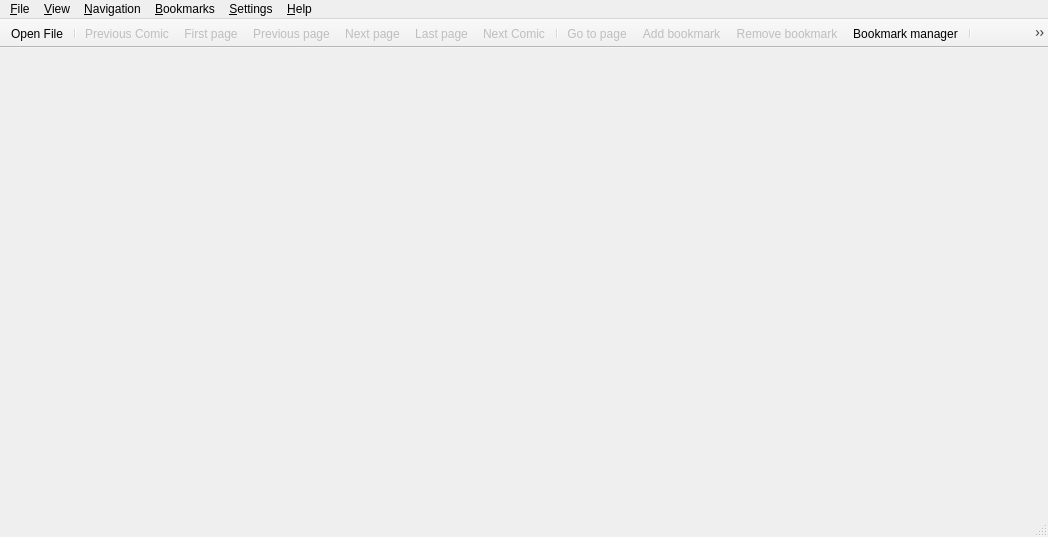
<?xml version="1.0" encoding="UTF-8"?>
<ui version="4.0">
 <author>Michell Stuttgart</author>
 <class>MainWindowView</class>
 <widget class="QMainWindow" name="MainWindowView">
  <property name="windowModality">
   <enum>Qt::WindowModality::NonModal</enum>
  </property>
  <property name="geometry">
   <rect>
    <x>0</x>
    <y>0</y>
    <width>1048</width>
    <height>537</height>
   </rect>
  </property>
  <property name="sizePolicy">
   <sizepolicy hsizetype="Expanding" vsizetype="Expanding">
    <horstretch>0</horstretch>
    <verstretch>0</verstretch>
   </sizepolicy>
  </property>
  <property name="baseSize">
   <size>
    <width>0</width>
    <height>3</height>
   </size>
  </property>
  <property name="focusPolicy">
   <enum>Qt::FocusPolicy::WheelFocus</enum>
  </property>
  <property name="windowTitle">
   <string>Pynocchio</string>
  </property>
  <property name="windowIcon">
   <iconset>
    <normaloff>:/others/pynocchio.png</normaloff>:/others/pynocchio.png</iconset>
  </property>
  <property name="accessibleName">
   <string>Pynocchio</string>
  </property>
  <property name="accessibleDescription">
   <string>The Best Comic Reader</string>
  </property>
  <property name="iconSize">
   <size>
    <width>22</width>
    <height>22</height>
   </size>
  </property>
  <property name="toolButtonStyle">
   <enum>Qt::ToolButtonStyle::ToolButtonIconOnly</enum>
  </property>
  <property name="animated">
   <bool>true</bool>
  </property>
  <property name="documentMode">
   <bool>false</bool>
  </property>
  <property name="tabShape">
   <enum>QTabWidget::TabShape::Rounded</enum>
  </property>
  <property name="dockNestingEnabled">
   <bool>false</bool>
  </property>
  <property name="unifiedTitleAndToolBarOnMac">
   <bool>true</bool>
  </property>
  <widget class="QMenu" name="menu_context">
   <property name="enabled">
    <bool>true</bool>
   </property>
   <property name="title">
    <string/>
   </property>
   <addaction name="action_go_to_page"/>
   <addaction name="separator"/>
   <addaction name="action_rotate_left"/>
   <addaction name="action_rotate_right"/>
   <addaction name="separator"/>
   <addaction name="action_page_fit"/>
   <addaction name="action_original_fit"/>
   <addaction name="action_vertical_fit"/>
   <addaction name="action_horizontal_fit"/>
   <addaction name="action_best_fit"/>
   <addaction name="separator"/>
   <addaction name="action_fullscreen"/>
  </widget>
  <widget class="QMenuBar" name="menubar">
   <property name="geometry">
    <rect>
     <x>0</x>
     <y>0</y>
     <width>1048</width>
     <height>20</height>
    </rect>
   </property>
   <property name="sizePolicy">
    <sizepolicy hsizetype="Fixed" vsizetype="Fixed">
     <horstretch>0</horstretch>
     <verstretch>0</verstretch>
    </sizepolicy>
   </property>
   <property name="acceptDrops">
    <bool>false</bool>
   </property>
   <property name="autoFillBackground">
    <bool>false</bool>
   </property>
   <property name="defaultUp">
    <bool>false</bool>
   </property>
   <widget class="QMenu" name="menu_file">
    <property name="title">
     <string>&amp;File</string>
    </property>
    <widget class="QMenu" name="menu_recent_files">
     <property name="enabled">
      <bool>true</bool>
     </property>
     <property name="tearOffEnabled">
      <bool>false</bool>
     </property>
     <property name="title">
      <string>&amp;Recent files</string>
     </property>
     <property name="separatorsCollapsible">
      <bool>false</bool>
     </property>
     <addaction name="actionRecent_file_1"/>
     <addaction name="actionRecent_file_2"/>
     <addaction name="actionRecent_file_3"/>
     <addaction name="actionRecent_file_4"/>
     <addaction name="actionRecent_file_5"/>
     <addaction name="actionRecent_file_6"/>
     <addaction name="actionRecent_file_7"/>
     <addaction name="actionRecent_file_8"/>
     <addaction name="actionRecent_file_9"/>
     <addaction name="actionRecent_file_10"/>
    </widget>
    <addaction name="action_open_file"/>
    <addaction name="menu_recent_files"/>
    <addaction name="separator"/>
    <addaction name="action_save_image"/>
    <addaction name="separator"/>
    <addaction name="action_exit"/>
   </widget>
   <widget class="QMenu" name="menu_view">
    <property name="title">
     <string>&amp;View</string>
    </property>
    <addaction name="action_fullscreen"/>
    <addaction name="separator"/>
    <addaction name="action_page_fit"/>
    <addaction name="action_original_fit"/>
    <addaction name="action_vertical_fit"/>
    <addaction name="action_horizontal_fit"/>
    <addaction name="action_best_fit"/>
    <addaction name="separator"/>
    <addaction name="action_rotate_left"/>
    <addaction name="action_rotate_right"/>
    <addaction name="separator"/>
    <addaction name="action_double_page_mode"/>
    <addaction name="action_manga_mode"/>
   </widget>
   <widget class="QMenu" name="menu_navigation">
    <property name="acceptDrops">
     <bool>false</bool>
    </property>
    <property name="tearOffEnabled">
     <bool>false</bool>
    </property>
    <property name="title">
     <string>&amp;Navigation</string>
    </property>
    <addaction name="action_next_page"/>
    <addaction name="action_previous_page"/>
    <addaction name="separator"/>
    <addaction name="action_first_page"/>
    <addaction name="action_last_page"/>
    <addaction name="separator"/>
    <addaction name="action_go_to_page"/>
    <addaction name="separator"/>
    <addaction name="action_next_comic"/>
    <addaction name="action_previous_comic"/>
   </widget>
   <widget class="QMenu" name="menu_help">
    <property name="title">
     <string>&amp;Help</string>
    </property>
    <addaction name="action_about"/>
    <addaction name="action_about_qt"/>
   </widget>
   <widget class="QMenu" name="menu_settings">
    <property name="title">
     <string>&amp;Settings</string>
    </property>
    <addaction name="action_show_toolbar"/>
    <addaction name="action_show_statusbar"/>
    <addaction name="action_show_thumbnails"/>
    <addaction name="action_shrink_only"/>
    <addaction name="action_page_across_files"/>
    <addaction name="action_dark_style"/>
    <addaction name="separator"/>
    <addaction name="action_preference_dialog"/>
   </widget>
   <widget class="QMenu" name="menu_bookmarks">
    <property name="tearOffEnabled">
     <bool>false</bool>
    </property>
    <property name="title">
     <string>&amp;Bookmarks</string>
    </property>
    <property name="separatorsCollapsible">
     <bool>true</bool>
    </property>
    <widget class="QMenu" name="menu_recent_bookmarks">
     <property name="title">
      <string>R&amp;ecent bookmarks</string>
     </property>
     <addaction name="actionRecent_bookmark_1"/>
     <addaction name="actionRecent_bookmark_2"/>
     <addaction name="actionRecent_bookmark_3"/>
     <addaction name="actionRecent_bookmark_4"/>
     <addaction name="actionRecent_bookmark_5"/>
    </widget>
    <addaction name="action_add_bookmark"/>
    <addaction name="action_remove_bookmark"/>
    <addaction name="separator"/>
    <addaction name="action_bookmark_manager"/>
    <addaction name="menu_recent_bookmarks"/>
   </widget>
   <addaction name="menu_file"/>
   <addaction name="menu_view"/>
   <addaction name="menu_navigation"/>
   <addaction name="menu_bookmarks"/>
   <addaction name="menu_settings"/>
   <addaction name="menu_help"/>
  </widget>
  <widget class="QToolBar" name="toolbar">
   <property name="enabled">
    <bool>true</bool>
   </property>
   <property name="sizePolicy">
    <sizepolicy hsizetype="Maximum" vsizetype="Maximum">
     <horstretch>0</horstretch>
     <verstretch>0</verstretch>
    </sizepolicy>
   </property>
   <property name="focusPolicy">
    <enum>Qt::FocusPolicy::ClickFocus</enum>
   </property>
   <property name="acceptDrops">
    <bool>true</bool>
   </property>
   <property name="windowTitle">
    <string>toolbar</string>
   </property>
   <property name="autoFillBackground">
    <bool>false</bool>
   </property>
   <property name="movable">
    <bool>false</bool>
   </property>
   <property name="toolButtonStyle">
    <enum>Qt::ToolButtonStyle::ToolButtonIconOnly</enum>
   </property>
   <property name="floatable">
    <bool>false</bool>
   </property>
   <attribute name="toolBarArea">
    <enum>TopToolBarArea</enum>
   </attribute>
   <attribute name="toolBarBreak">
    <bool>false</bool>
   </attribute>
   <addaction name="action_open_file"/>
   <addaction name="separator"/>
   <addaction name="action_previous_comic"/>
   <addaction name="action_first_page"/>
   <addaction name="action_previous_page"/>
   <addaction name="action_next_page"/>
   <addaction name="action_last_page"/>
   <addaction name="action_next_comic"/>
   <addaction name="separator"/>
   <addaction name="action_go_to_page"/>
   <addaction name="action_add_bookmark"/>
   <addaction name="action_remove_bookmark"/>
   <addaction name="action_bookmark_manager"/>
   <addaction name="separator"/>
   <addaction name="action_rotate_left"/>
   <addaction name="action_rotate_right"/>
   <addaction name="separator"/>
   <addaction name="action_page_fit"/>
   <addaction name="action_original_fit"/>
   <addaction name="action_vertical_fit"/>
   <addaction name="action_horizontal_fit"/>
   <addaction name="action_best_fit"/>
   <addaction name="separator"/>
   <addaction name="action_fullscreen"/>
   <addaction name="separator"/>
   <addaction name="action_double_page_mode"/>
   <addaction name="separator"/>
   <addaction name="action_exit"/>
  </widget>
  <widget class="StatusBar" name="statusbar"/>
  <action name="action_about">
   <property name="icon">
    <iconset>
     <normaloff>:/icons/icons/help-info.png</normaloff>:/icons/icons/help-info.png</iconset>
   </property>
   <property name="text">
    <string>&amp;About Pynocchio</string>
   </property>
  </action>
  <action name="action_about_qt">
   <property name="text">
    <string>About &amp;Qt</string>
   </property>
  </action>
  <action name="action_exit">
   <property name="icon">
    <iconset>
     <normaloff>:/icons/icons/system-shutdown.png</normaloff>:/icons/icons/system-shutdown.png</iconset>
   </property>
   <property name="text">
    <string>&amp;Exit</string>
   </property>
   <property name="shortcut">
    <string>Ctrl+Q</string>
   </property>
  </action>
  <action name="action_next_page">
   <property name="enabled">
    <bool>false</bool>
   </property>
   <property name="icon">
    <iconset>
     <normaloff>:/icons/icons/go-next.png</normaloff>:/icons/icons/go-next.png</iconset>
   </property>
   <property name="text">
    <string>&amp;Next page</string>
   </property>
   <property name="shortcut">
    <string>Right</string>
   </property>
   <property name="shortcutContext">
    <enum>Qt::ShortcutContext::WindowShortcut</enum>
   </property>
   <property name="visible">
    <bool>true</bool>
   </property>
   <property name="priority">
    <enum>QAction::Priority::HighPriority</enum>
   </property>
  </action>
  <action name="action_previous_page">
   <property name="enabled">
    <bool>false</bool>
   </property>
   <property name="icon">
    <iconset>
     <normaloff>:/icons/icons/go-previous.png</normaloff>:/icons/icons/go-previous.png</iconset>
   </property>
   <property name="text">
    <string>&amp;Previous page</string>
   </property>
   <property name="shortcut">
    <string>Left</string>
   </property>
   <property name="shortcutContext">
    <enum>Qt::ShortcutContext::WindowShortcut</enum>
   </property>
   <property name="visible">
    <bool>true</bool>
   </property>
  </action>
  <action name="action_first_page">
   <property name="enabled">
    <bool>false</bool>
   </property>
   <property name="icon">
    <iconset>
     <normaloff>:/icons/icons/go-first.png</normaloff>:/icons/icons/go-first.png</iconset>
   </property>
   <property name="text">
    <string>&amp;First page</string>
   </property>
   <property name="shortcut">
    <string>Ctrl+Left</string>
   </property>
   <property name="shortcutContext">
    <enum>Qt::ShortcutContext::WindowShortcut</enum>
   </property>
  </action>
  <action name="action_last_page">
   <property name="enabled">
    <bool>false</bool>
   </property>
   <property name="icon">
    <iconset>
     <normaloff>:/icons/icons/go-last.png</normaloff>:/icons/icons/go-last.png</iconset>
   </property>
   <property name="text">
    <string>&amp;Last page</string>
   </property>
   <property name="shortcut">
    <string>Ctrl+Right</string>
   </property>
   <property name="shortcutContext">
    <enum>Qt::ShortcutContext::WindowShortcut</enum>
   </property>
  </action>
  <action name="action_rotate_left">
   <property name="checkable">
    <bool>false</bool>
   </property>
   <property name="enabled">
    <bool>false</bool>
   </property>
   <property name="icon">
    <iconset>
     <normaloff>:/icons/icons/object-rotate-left.png</normaloff>:/icons/icons/object-rotate-left.png</iconset>
   </property>
   <property name="text">
    <string>&amp;Rotate left</string>
   </property>
   <property name="shortcut">
    <string>Ctrl+Shift+R</string>
   </property>
   <property name="shortcutContext">
    <enum>Qt::ShortcutContext::WidgetShortcut</enum>
   </property>
  </action>
  <action name="action_rotate_right">
   <property name="enabled">
    <bool>false</bool>
   </property>
   <property name="icon">
    <iconset>
     <normaloff>:/icons/icons/object-rotate-right.png</normaloff>:/icons/icons/object-rotate-right.png</iconset>
   </property>
   <property name="text">
    <string>Rotat&amp;e right</string>
   </property>
   <property name="shortcut">
    <string>Ctrl+R</string>
   </property>
   <property name="shortcutContext">
    <enum>Qt::ShortcutContext::WidgetShortcut</enum>
   </property>
  </action>
  <action name="action_horizontal_fit">
   <property name="checkable">
    <bool>true</bool>
   </property>
   <property name="checked">
    <bool>false</bool>
   </property>
   <property name="enabled">
    <bool>false</bool>
   </property>
   <property name="icon">
    <iconset>
     <normaloff>:/icons/icons/horizontal-fit.png</normaloff>:/icons/icons/horizontal-fit.png</iconset>
   </property>
   <property name="text">
    <string>&amp;Horizontal fit</string>
   </property>
   <property name="shortcut">
    <string>Ctrl+K</string>
   </property>
   <property name="visible">
    <bool>true</bool>
   </property>
  </action>
  <action name="action_fullscreen">
   <property name="checkable">
    <bool>false</bool>
   </property>
   <property name="enabled">
    <bool>false</bool>
   </property>
   <property name="icon">
    <iconset>
     <normaloff>:/icons/icons/fullscreen.png</normaloff>:/icons/icons/fullscreen.png</iconset>
   </property>
   <property name="text">
    <string>&amp;Fullscreen</string>
   </property>
   <property name="shortcut">
    <string>F</string>
   </property>
   <property name="shortcutContext">
    <enum>Qt::ShortcutContext::WidgetShortcut</enum>
   </property>
   <property name="iconVisibleInMenu">
    <bool>true</bool>
   </property>
  </action>
  <action name="action_go_to_page">
   <property name="enabled">
    <bool>false</bool>
   </property>
   <property name="icon">
    <iconset>
     <normaloff>:/icons/icons/edit-find.png</normaloff>:/icons/icons/edit-find.png</iconset>
   </property>
   <property name="text">
    <string>&amp;Go to page</string>
   </property>
   <property name="shortcut">
    <string>Ctrl+G</string>
   </property>
  </action>
  <action name="action_original_fit">
   <property name="checkable">
    <bool>true</bool>
   </property>
   <property name="checked">
    <bool>true</bool>
   </property>
   <property name="enabled">
    <bool>false</bool>
   </property>
   <property name="icon">
    <iconset>
     <normaloff>:/icons/icons/original-fit.png</normaloff>:/icons/icons/original-fit.png</iconset>
   </property>
   <property name="text">
    <string>&amp;Original fit</string>
   </property>
   <property name="shortcut">
    <string>Ctrl+H</string>
   </property>
   <property name="shortcutContext">
    <enum>Qt::ShortcutContext::ApplicationShortcut</enum>
   </property>
   <property name="visible">
    <bool>true</bool>
   </property>
  </action>
  <action name="action_show_statusbar">
   <property name="checkable">
    <bool>true</bool>
   </property>
   <property name="checked">
    <bool>true</bool>
   </property>
   <property name="text">
    <string>S&amp;how statusbar</string>
   </property>
  </action>
  <action name="action_add_bookmark">
   <property name="enabled">
    <bool>false</bool>
   </property>
   <property name="icon">
    <iconset>
     <normaloff>:/icons/icons/bookmark-new.png</normaloff>:/icons/icons/bookmark-new.png</iconset>
   </property>
   <property name="text">
    <string>&amp;Add bookmark</string>
   </property>
   <property name="visible">
    <bool>true</bool>
   </property>
  </action>
  <action name="action_remove_bookmark">
   <property name="enabled">
    <bool>false</bool>
   </property>
   <property name="icon">
    <iconset>
     <normaloff>:/icons/icons/edit-delete.png</normaloff>:/icons/icons/edit-delete.png</iconset>
   </property>
   <property name="text">
    <string>&amp;Remove bookmark</string>
   </property>
   <property name="visible">
    <bool>false</bool>
   </property>
   <property name="iconVisibleInMenu">
    <bool>true</bool>
   </property>
  </action>
  <action name="action_bookmark_manager">
   <property name="enabled">
    <bool>true</bool>
   </property>
   <property name="icon">
    <iconset>
     <normaloff>:/icons/icons/system-file-manager2.png</normaloff>:/icons/icons/system-file-manager2.png</iconset>
   </property>
   <property name="text">
    <string>&amp;Bookmark manager</string>
   </property>
  </action>
  <action name="action_open_folder">
   <property name="icon">
    <iconset>
     <normaloff>:/icons/icons/document-open.png</normaloff>:/icons/icons/document-open.png</iconset>
   </property>
   <property name="text">
    <string>Open &amp;Folder</string>
   </property>
   <property name="visible">
    <bool>true</bool>
   </property>
   <property name="menuRole">
    <enum>QAction::MenuRole::TextHeuristicRole</enum>
   </property>
   <property name="iconVisibleInMenu">
    <bool>true</bool>
   </property>
  </action>
  <action name="action_next_comic">
   <property name="enabled">
    <bool>false</bool>
   </property>
   <property name="icon">
    <iconset>
     <normaloff>:/icons/icons/media-skip-forward.png</normaloff>:/icons/icons/media-skip-forward.png</iconset>
   </property>
   <property name="text">
    <string>Next &amp;Comic</string>
   </property>
   <property name="shortcut">
    <string>Ctrl+Shift+Right</string>
   </property>
   <property name="shortcutContext">
    <enum>Qt::ShortcutContext::WindowShortcut</enum>
   </property>
  </action>
  <action name="action_previous_comic">
   <property name="enabled">
    <bool>false</bool>
   </property>
   <property name="icon">
    <iconset>
     <normaloff>:/icons/icons/media-skip-backward.png</normaloff>:/icons/icons/media-skip-backward.png</iconset>
   </property>
   <property name="text">
    <string>P&amp;revious Comic</string>
   </property>
   <property name="shortcut">
    <string>Ctrl+Shift+Left</string>
   </property>
   <property name="shortcutContext">
    <enum>Qt::ShortcutContext::WindowShortcut</enum>
   </property>
  </action>
  <action name="action_preference_dialog">
   <property name="icon">
    <iconset>
     <normaloff>:/icons/elementary3-icon-theme/actions/48/document-properties.svg</normaloff>:/icons/elementary3-icon-theme/actions/48/document-properties.svg</iconset>
   </property>
   <property name="text">
    <string>&amp;Preferences</string>
   </property>
   <property name="visible">
    <bool>false</bool>
   </property>
  </action>
  <action name="action_vertical_fit">
   <property name="checkable">
    <bool>true</bool>
   </property>
   <property name="checked">
    <bool>false</bool>
   </property>
   <property name="enabled">
    <bool>false</bool>
   </property>
   <property name="icon">
    <iconset>
     <normaloff>:/icons/icons/vertical-fit.png</normaloff>:/icons/icons/vertical-fit.png</iconset>
   </property>
   <property name="text">
    <string>&amp;Vertical fit</string>
   </property>
   <property name="shortcut">
    <string>Ctrl+J</string>
   </property>
   <property name="autoRepeat">
    <bool>true</bool>
   </property>
   <property name="visible">
    <bool>true</bool>
   </property>
  </action>
  <action name="action_best_fit">
   <property name="checkable">
    <bool>true</bool>
   </property>
   <property name="checked">
    <bool>false</bool>
   </property>
   <property name="enabled">
    <bool>false</bool>
   </property>
   <property name="icon">
    <iconset>
     <normaloff>:/icons/icons/best-fit.png</normaloff>:/icons/icons/best-fit.png</iconset>
   </property>
   <property name="text">
    <string>&amp;Best fit</string>
   </property>
   <property name="shortcut">
    <string>Ctrl+L</string>
   </property>
   <property name="visible">
    <bool>true</bool>
   </property>
  </action>
  <action name="action_page_fit">
   <property name="checkable">
    <bool>true</bool>
   </property>
   <property name="checked">
    <bool>false</bool>
   </property>
   <property name="enabled">
    <bool>false</bool>
   </property>
   <property name="icon">
    <iconset>
     <normaloff>:/icons/icons/page-fit.png</normaloff>:/icons/icons/page-fit.png</iconset>
   </property>
   <property name="text">
    <string>&amp;Page fit</string>
   </property>
   <property name="shortcut">
    <string>Ctrl+P</string>
   </property>
   <property name="visible">
    <bool>true</bool>
   </property>
  </action>
  <action name="action_save_image">
   <property name="enabled">
    <bool>true</bool>
   </property>
   <property name="text">
    <string>&amp;Save image</string>
   </property>
   <property name="whatsThis">
    <string>Save current image in disk</string>
   </property>
   <property name="shortcut">
    <string>Ctrl+S</string>
   </property>
  </action>
  <action name="action_open_file">
   <property name="icon">
    <iconset>
     <normaloff>:/icons/icons/archive-extract.png</normaloff>:/icons/icons/archive-extract.png</iconset>
   </property>
   <property name="text">
    <string>&amp;Open File</string>
   </property>
   <property name="font">
    <font/>
   </property>
   <property name="shortcut">
    <string>Ctrl+O</string>
   </property>
  </action>
  <action name="actionRecent_file_1">
   <property name="text">
    <string notr="true">&amp;recent_file_1</string>
   </property>
   <property name="iconText">
    <string notr="true">recent_file_1</string>
   </property>
   <property name="toolTip">
    <string notr="true">recent_file_1</string>
   </property>
   <property name="visible">
    <bool>false</bool>
   </property>
  </action>
  <action name="actionRecent_file_2">
   <property name="text">
    <string notr="true">recent_&amp;file_2</string>
   </property>
   <property name="iconText">
    <string notr="true">recent_file_2</string>
   </property>
   <property name="toolTip">
    <string notr="true">recent_file_2</string>
   </property>
   <property name="visible">
    <bool>false</bool>
   </property>
  </action>
  <action name="actionRecent_file_3">
   <property name="text">
    <string notr="true">recent_file_&amp;3</string>
   </property>
   <property name="iconText">
    <string notr="true">recent_file_3</string>
   </property>
   <property name="toolTip">
    <string notr="true">recent_file_3</string>
   </property>
   <property name="visible">
    <bool>false</bool>
   </property>
  </action>
  <action name="actionRecent_file_4">
   <property name="text">
    <string notr="true">recent_file_&amp;4</string>
   </property>
   <property name="iconText">
    <string notr="true">recent_file_4</string>
   </property>
   <property name="toolTip">
    <string notr="true">recent_file_4</string>
   </property>
   <property name="visible">
    <bool>false</bool>
   </property>
  </action>
  <action name="actionRecent_file_5">
   <property name="text">
    <string notr="true">recent_file_&amp;5</string>
   </property>
   <property name="iconText">
    <string notr="true">recent_file_5</string>
   </property>
   <property name="toolTip">
    <string notr="true">recent_file_5</string>
   </property>
   <property name="visible">
    <bool>false</bool>
   </property>
  </action>
  <action name="actionRecent_file_6">
   <property name="text">
    <string notr="true">recent_file_&amp;6</string>
   </property>
   <property name="toolTip">
    <string notr="true">recent_file_6</string>
   </property>
   <property name="visible">
    <bool>false</bool>
   </property>
  </action>
  <action name="actionRecent_file_7">
   <property name="text">
    <string notr="true">recent_file_&amp;7</string>
   </property>
   <property name="iconText">
    <string notr="true">recent_file_7</string>
   </property>
   <property name="toolTip">
    <string notr="true">recent_file_7</string>
   </property>
   <property name="visible">
    <bool>false</bool>
   </property>
  </action>
  <action name="actionRecent_file_8">
   <property name="text">
    <string notr="true">recent_file_&amp;8</string>
   </property>
   <property name="iconText">
    <string notr="true">recent_file_8</string>
   </property>
   <property name="toolTip">
    <string notr="true">recent_file_8</string>
   </property>
   <property name="visible">
    <bool>false</bool>
   </property>
  </action>
  <action name="actionRecent_file_9">
   <property name="text">
    <string notr="true">recent_file_&amp;9</string>
   </property>
   <property name="iconText">
    <string notr="true">recent_file_9</string>
   </property>
   <property name="toolTip">
    <string notr="true">recent_file_9</string>
   </property>
   <property name="visible">
    <bool>false</bool>
   </property>
  </action>
  <action name="actionRecent_file_10">
   <property name="text">
    <string notr="true">recent_file_&amp;10</string>
   </property>
   <property name="iconText">
    <string notr="true">recent_file_10</string>
   </property>
   <property name="toolTip">
    <string notr="true">recent_file_10</string>
   </property>
   <property name="visible">
    <bool>false</bool>
   </property>
  </action>
  <action name="actionRecent_bookmark_1">
   <property name="text">
    <string notr="true">&amp;recent_bookmark_1</string>
   </property>
   <property name="iconText">
    <string notr="true">recent_bookmark_1</string>
   </property>
   <property name="toolTip">
    <string notr="true">recent_bookmark_1</string>
   </property>
   <property name="visible">
    <bool>false</bool>
   </property>
  </action>
  <action name="actionRecent_bookmark_2">
   <property name="text">
    <string notr="true">recent_&amp;bookmark_2</string>
   </property>
   <property name="iconText">
    <string notr="true">recent_bookmark_2</string>
   </property>
   <property name="toolTip">
    <string notr="true">recent_bookmark_2</string>
   </property>
   <property name="visible">
    <bool>false</bool>
   </property>
  </action>
  <action name="actionRecent_bookmark_3">
   <property name="text">
    <string notr="true">recent_bookmark_&amp;3</string>
   </property>
   <property name="iconText">
    <string notr="true">recent_bookmark_3</string>
   </property>
   <property name="toolTip">
    <string notr="true">recent_bookmark_3</string>
   </property>
   <property name="visible">
    <bool>false</bool>
   </property>
  </action>
  <action name="actionRecent_bookmark_4">
   <property name="text">
    <string notr="true">recent_bookmark_&amp;4</string>
   </property>
   <property name="toolTip">
    <string notr="true">recent_bookmark_4</string>
   </property>
   <property name="visible">
    <bool>false</bool>
   </property>
  </action>
  <action name="actionRecent_bookmark_5">
   <property name="text">
    <string notr="true">recent_bookmark_&amp;5</string>
   </property>
   <property name="iconText">
    <string notr="true">recent_bookmark_5</string>
   </property>
   <property name="toolTip">
    <string notr="true">recent_bookmark_5</string>
   </property>
   <property name="visible">
    <bool>false</bool>
   </property>
  </action>
  <action name="action_show_toolbar">
   <property name="checkable">
    <bool>true</bool>
   </property>
   <property name="checked">
    <bool>true</bool>
   </property>
   <property name="text">
    <string>&amp;Show toolbar</string>
   </property>
  </action>
  <action name="action_double_page_mode">
   <property name="checkable">
    <bool>true</bool>
   </property>
   <property name="enabled">
    <bool>false</bool>
   </property>
   <property name="icon">
    <iconset>
     <normaloff>:/icons/icons/distribute-horizontal-margin.png</normaloff>:/icons/icons/distribute-horizontal-margin.png</iconset>
   </property>
   <property name="text">
    <string>&amp;Double Page Mode</string>
   </property>
   <property name="toolTip">
    <string>Enable double page mode</string>
   </property>
   <property name="iconVisibleInMenu">
    <bool>true</bool>
   </property>
  </action>
  <action name="action_manga_mode">
   <property name="checkable">
    <bool>true</bool>
   </property>
   <property name="enabled">
    <bool>false</bool>
   </property>
   <property name="text">
    <string>&amp;Manga Mode</string>
   </property>
  </action>
  <action name="action_page_across_files">
   <property name="checkable">
    <bool>true</bool>
   </property>
   <property name="checked">
    <bool>true</bool>
   </property>
   <property name="text">
    <string>&amp;Page across files</string>
   </property>
  </action>
  <action name="action_show_thumbnails">
   <property name="checkable">
    <bool>true</bool>
   </property>
   <property name="checked">
    <bool>true</bool>
   </property>
   <property name="text">
    <string>Show &amp;thumbnails</string>
   </property>
  </action>
  <action name="action_dark_style">
   <property name="checkable">
    <bool>true</bool>
   </property>
   <property name="checked">
    <bool>true</bool>
   </property>
   <property name="text">
    <string>Force &amp;dark style</string>
   </property>
  </action>
  <action name="action_shrink_only">
   <property name="checkable">
    <bool>true</bool>
   </property>
   <property name="checked">
    <bool>false</bool>
   </property>
   <property name="text">
    <string>Shrink &amp;only</string>
   </property>
  </action>
  <addaction name="action_next_page"/>
  <addaction name="action_previous_page"/>
  <addaction name="action_first_page"/>
  <addaction name="action_last_page"/>
  <addaction name="action_next_comic"/>
  <addaction name="action_previous_comic"/>
  <addaction name="action_go_to_page"/>
  <addaction name="action_page_fit"/>
  <addaction name="action_original_fit"/>
  <addaction name="action_vertical_fit"/>
  <addaction name="action_horizontal_fit"/>
  <addaction name="action_best_fit"/>
  <addaction name="action_rotate_left"/>
  <addaction name="action_rotate_right"/>
  <addaction name="action_fullscreen"/>
 </widget>
 <customwidgets>
  <customwidget>
   <class>StatusBar</class>
   <extends>QStatusBar</extends>
   <header location="global">.custom_widgets/status_bar.h</header>
  </customwidget>
 </customwidgets>
 <resources>
  <include location="../212597d4/main_window_view.qrc"/>
 </resources>
 <connections/>
 <designerdata>
  <property name="gridDeltaX">
   <number>10</number>
  </property>
  <property name="gridDeltaY">
   <number>10</number>
  </property>
  <property name="gridSnapX">
   <bool>true</bool>
  </property>
  <property name="gridSnapY">
   <bool>true</bool>
  </property>
  <property name="gridVisible">
   <bool>true</bool>
  </property>
 </designerdata>
</ui>
